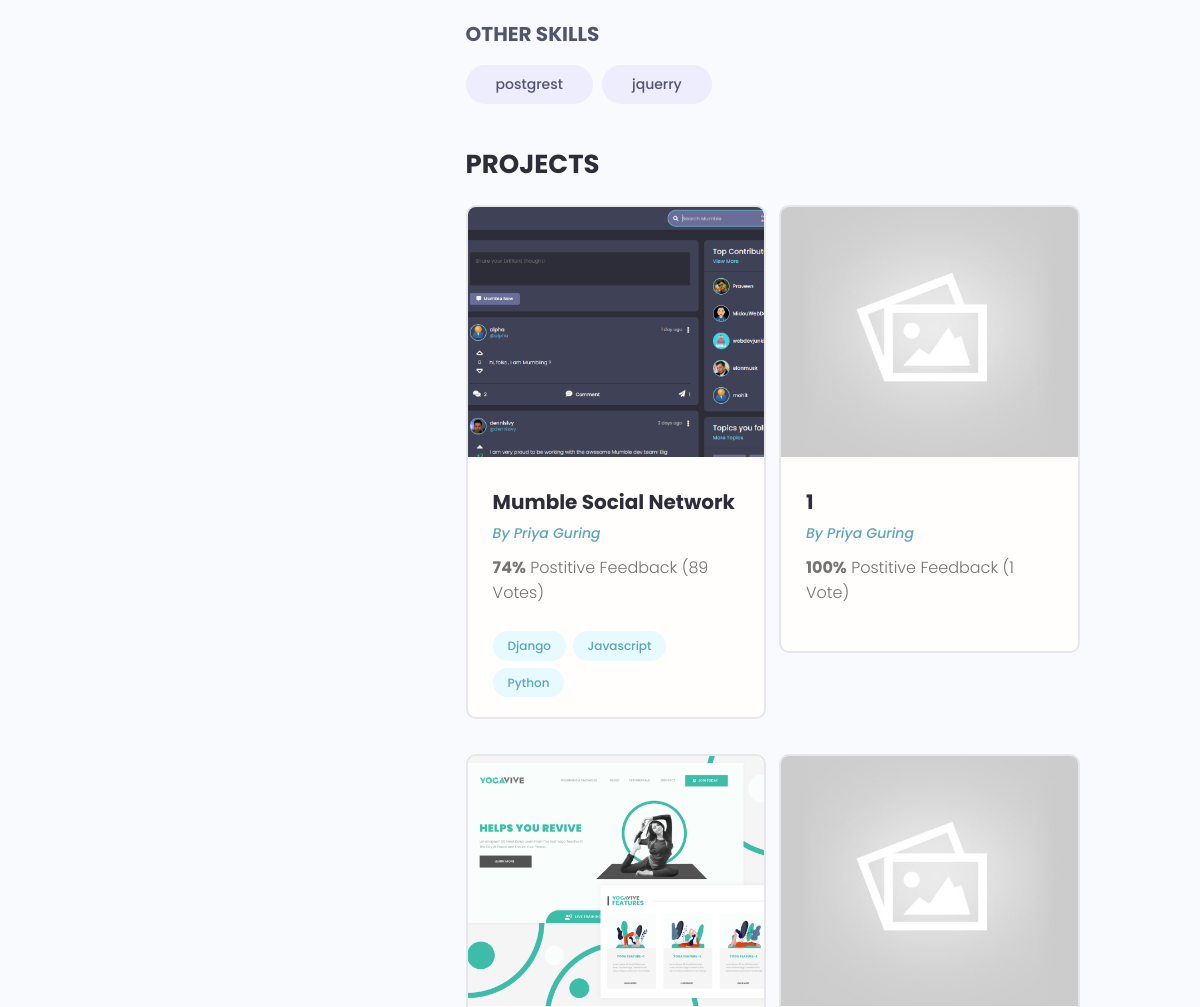
Before: /profile/6e3c9a57-7684-4761-bf64-ad3486eff103/ (middle part) with the older database file.
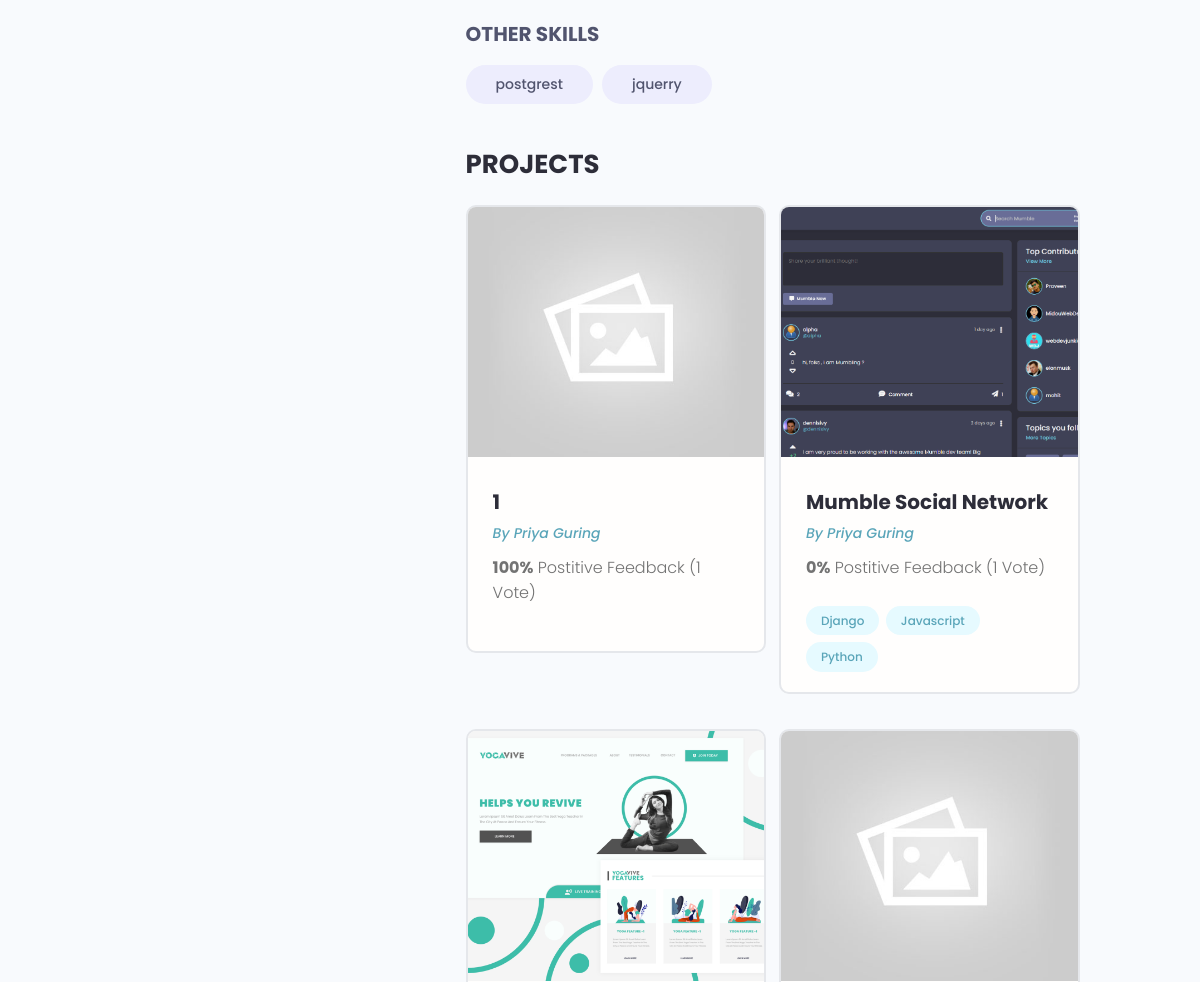
After: the same page with the newer database file.
### users/models.py (models this page shows, shortened)
class Skill(models.Model):
    id = models.UUIDField(
        default=uuid.uuid4, unique=True, primary_key=True, editable=False
    )
    owner = models.ForeignKey(Profile, on_delete=models.CASCADE, null=True, blank=True)
    name = models.CharField(max_length=200, blank=True, null=True)
    description = models.TextField(blank=True, null=True)
    created = models.DateTimeField(auto_now_add=True)

class Profile(models.Model):
    user = models.OneToOneField(User, on_delete=models.CASCADE, null=True, blank=True)
    name = models.CharField(max_length=200, blank=True, null=True)
    username = models.CharField(max_length=200, blank=True, null=True)
    location = models.CharField(max_length=200, blank=True, null=True)
    email = models.EmailField(max_length=500, blank=True, null=True)
    short_intro = models.CharField(max_length=200, blank=True, null=True)
    bio = models.TextField(blank=True, null=True)
    profile_image = models.ImageField(
        null=True,
        blank=True,
        upload_to="profiles/",
        default="profiles/user-default.png",
    )
    Social_github = models.CharField(max_length=200, blank=True, null=True)
    Social_twitter = models.CharField(max_length=200, blank=True, null=True)
    Social_linkedin = models.CharField(max_length=200, blank=True, null=True)
    Social_youtube = models.CharField(max_length=200, blank=True, null=True)
    Social_website = models.CharField(max_length=200, blank=True, null=True)
    id = models.UUIDField(
        default=uuid.uuid4, unique=True, primary_key=True, editable=False
    )
    created = models.DateTimeField(auto_now_add=True)

### projects/models.py (models this page shows, shortened)
class Project(models.Model):
    owner = models.ForeignKey(Profile, null=True, blank=True, on_delete=models.SET_NULL)
    title = models.CharField(max_length=200)
    description = models.TextField(null=True, blank=True)
    featured_image = models.ImageField(null=True, blank=True, default="default.jpg")
    demo_link = models.CharField(max_length=2000, blank=True, null=True)
    source_link = models.CharField(max_length=2000, null=True, blank=True)
    tags = models.ManyToManyField(
        "Tag", blank=True
    )  # tag class mathi bhako bhaye cotes chai daina
    vote_total = models.IntegerField(default=0, null=True, blank=True)
    vote_ratio = models.IntegerField(default=0, null=True, blank=True)
    created = models.DateTimeField(auto_now_add=True)
    id = models.UUIDField(
        default=uuid.uuid4, unique=True, primary_key=True, editable=False
    )
    class Meta:
        ordering = ["-vote_total", "-vote_ratio", "created"]

class Tag(models.Model):
    name = models.CharField(max_length=400)
    created = models.DateTimeField(auto_now_add=True)
    id = models.UUIDField(
        default=uuid.uuid4, unique=True, primary_key=True, editable=False
    )
    def __str__(self):
        return self.name

### users/views.py (the view)
# urls.py: path("profile/<str:pk>/", views.userProfile, name="user-profile"),
def userProfile(request, pk):
    profile = Profile.objects.get(id=pk)
    topSkills = profile.skill_set.exclude(description__exact="")
    otherSkills = profile.skill_set.filter(description="")
    context = {
        "profile": profile,
        "topSkills": topSkills,
        "otherSkills": otherSkills,
    }
    return render(request, "users/user-profile.html", context)

### users/templates/users/user-profile.html (shortened to what this page needs)
{%extends "main.html" %}
{%block content%}
<main class="profile my-md">
    <div class="container">
        <div class="layout">
            <div class="column column--1of3">
            </div>
            <div class="column column--2of3">
                <div class="devInfo">
                    <div class="devInfo__skills">
                        <h3 class="devInfo__subtitle">Other Skills</h3>
                        <div class="devInfo__otherSkills">
                            {%for skill in otherSkills|slice:"5"%}
                            <span class="tag tag--pill tag--sub tag--lg">
                                <small>{{skill.name}}</small>
                            </span>
                            {%endfor%}
                        </div>
                    </div>
                </div>
                <div class="devInfo">
                    <h3 class="devInfo__title">Projects</h3>
                    <div class="grid grid--two">
                        {%for project in profile.project_set.all%}
                        <div class="column">
                            <div class="card project">
                                <a href="{%url 'project' project.id%}" class="project">
                                    <img class="project__thumbnail" src="{{project.featured_image.url}}"
                                        alt="project thumbnail" />
                                    <div class="card__body">
                                        <h3 class="project__title">{{project.title}}</h3>
                                        <p><a class="project__author" href="{%url 'user-profile' project.owner.id %}">By
                                                {{project.owner.name}}</a>
                                        </p>
                                        <p class="project--rating">
                                            <span style="font-weight: bold;">{{project.vote_ratio}}%</span> Postitive
                                            Feedback ({{project.vote_total}} Vote{{project.vote_total|pluralize:"s"}})
                                        </p>
                                        <div class="project__tags">
                                            {%for tag in project.tags.all%}
                                            <span class="tag tag--pill tag--main">
                                                <small>{{tag}}</small>
                                            </span>
                                            {%endfor%}
                                        </div>
                                    </div>
                                </a>
                            </div>
                        </div>
                        {%endfor%}
                    </div>
                </div>
            </div>
        </div>
    </div>
</main>
{%endblock %}

Changed rows visible on the page:
shown differently, row unchanged: Project (number 1 of 4 on the later page): moves up the list
changed Project "Mumble Social Network": vote_ratio "74" → "0"; vote_total "89" → "1"
